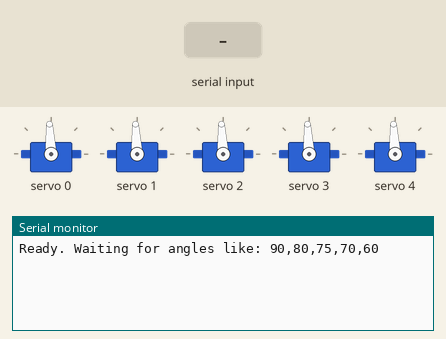
Bench run of a sketch on a simulated ESP32. Parts: 5 × servo, the last lines printed to the serial monitor. The test bench sets the inputs (shaded band).

Above: at 1.2 s.
1.3 s: ",\n" received over Serial
At 1.7 s:
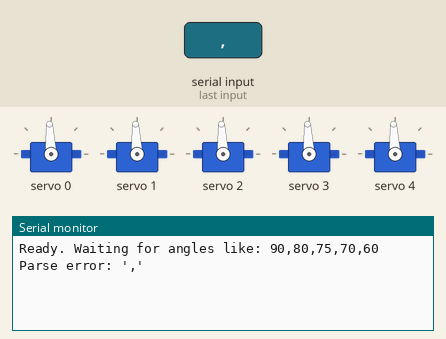
2.8 s: "5\n" received over Serial
At 4.1 s:
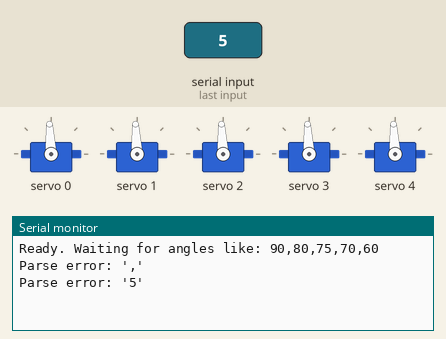

The sketch:

RSLT_OpenCV.ino
```cpp
#include <Wire.h>
#include <Adafruit_PWMServoDriver.h>

Adafruit_PWMServoDriver pca = Adafruit_PWMServoDriver(0x40);

// --- tune these for your servos / horn geometry ---
const int CHANNELS[5] = {0,1,2,3,4};   // thumb,index,middle,ring,pinky
const int ANG_MIN[5]  = {15,10,10,10,10};
const int ANG_MAX[5]  = {165,170,170,170,170};

// typical 50 Hz servo
const float SERVO_FREQ = 50.0f;          // Hz
const int   PWM_RES    = 4096;           // PCA9685 12-bit
// pulse in microseconds for 0°..180° (adjust for your servo)
const int   PULSE_MIN_US = 500;          // 0°
const int   PULSE_MAX_US = 2500;         // 180°

int angleToTicks(int angleDeg) {
  angleDeg = constrain(angleDeg, 0, 180);
  float us = PULSE_MIN_US + (PULSE_MAX_US - PULSE_MIN_US) * (angleDeg / 180.0f);
  // ticks = us / (1e6 / (freq * 4096))
  float ticks = us * SERVO_FREQ * PWM_RES / 1000000.0f;
  int ti = (int)(ticks + 0.5f);
  if (ti < 0) ti = 0;
  if (ti > 4095) ti = 4095;
  return ti;
}

void setServoDeg(int ch, int deg) {
  int t = angleToTicks(deg);
  pca.setPWM(ch, 0, t);
}

void setup() {
  Serial.begin(115200);
  Wire.begin();                  // defaults to SDA=21, SCL=22 on ESP32
  pca.begin();
  pca.setPWMFreq(SERVO_FREQ);    // 50 Hz

  // move to neutral
  for (int i=0;i<5;i++) setServoDeg(CHANNELS[i], 90);
  Serial.println("Ready. Waiting for angles like: 90,80,75,70,60");
}

String line;

bool parseFiveInts(const String& s, int out[5]) {
  // simple CSV parser: expects five integers separated by commas
  int last = 0, idx = 0;
  for (int i=0; i<=s.length(); ++i) {
    if (i == s.length() || s[i] == ',' || s[i] == '\n' || s[i] == '\r') {
      if (i > last) {
        if (idx >= 5) return false;
        out[idx++] = s.substring(last, i).toInt();
      }
      last = i + 1;
    }
  }
  return idx == 5;
}

void loop() {
  while (Serial.available()) {
    char c = (char)Serial.read();
    if (c == '\n') {
      line.trim();
      if (line.length() > 0) {
        int ang[5];
        if (parseFiveInts(line, ang)) {
          // clamp to per-finger limits
          for (int i=0;i<5;i++) {
            ang[i] = constrain(ang[i], ANG_MIN[i], ANG_MAX[i]);
            setServoDeg(CHANNELS[i], ang[i]);
          }
          // --- PRINT to Serial Monitor ---
          Serial.printf("ESP32 received angles: T=%d I=%d M=%d R=%d P=%d\n",
                        ang[0], ang[1], ang[2], ang[3], ang[4]);
        } else {
          Serial.printf("Parse error: '%s'\n", line.c_str());
        }
      }
      line = ""; // reset buffer
    } else if (c != '\r') {
      line += c;
      // guard against runaway lines
      if (line.length() > 64) line = "";
    }
  }
}
```

Measured:
- after the input at 1.3 s, the serial monitor: prints a new line at once (image 1)
- after the input at 2.8 s, the serial monitor: prints a new line at once (image 2)
